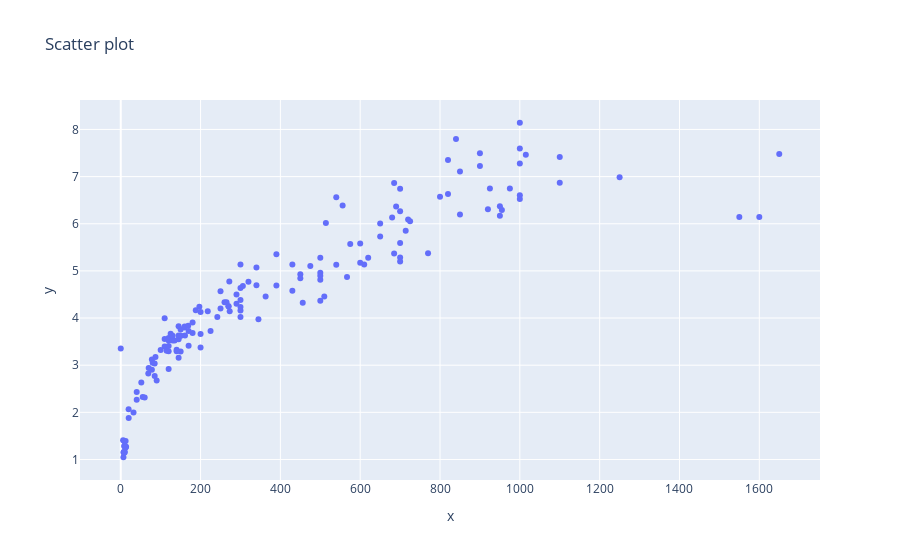

The notebook cell this image was saved under:
### Code cell
fig = px.scatter(x = df['Weight'], y = df['Width'], title = 'Scatter plot')
fig.show()

### Figure 1 — Plotly figure (JSON) as saved in the notebook; plotly's stock layout.template omitted (floating-point values rounded to 4 significant figures; data arrays with more than 128 entries replaced by an {"elided": "..."} marker saying what was removed)
{"data": [{"hovertemplate": "x=%{x}<br>y=%{y}<extra></extra>", "legendgroup": "", "marker": {"color": "#636efa", "symbol": "circle"}, "mode": "markers", "name": "", "orientation": "v", "showlegend": false, "type": "scatter", "x": {"elided": "159 float values"}, "xaxis": "x", "y": {"elided": "159 float values"}, "yaxis": "y"}], "layout": {"legend": {"tracegroupgap": 0}, "title": {"text": "Scatter plot"}, "xaxis": {"anchor": "y", "domain": [0, 1], "title": {"text": "x"}}, "yaxis": {"anchor": "x", "domain": [0, 1], "title": {"text": "y"}}}}
